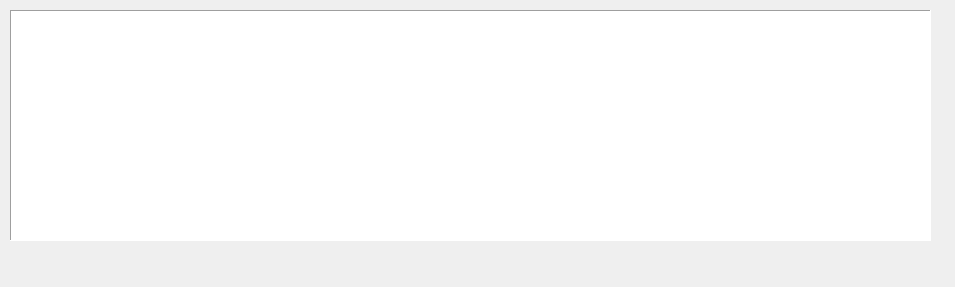
<?xml version="1.0" encoding="UTF-8"?>
<ui version="4.0">
 <class>muzeRaterSummaryWizardPage</class>
 <widget class="QWizardPage" name="muzeRaterSummaryWizardPage">
  <property name="geometry">
   <rect>
    <x>0</x>
    <y>0</y>
    <width>955</width>
    <height>287</height>
   </rect>
  </property>
  <property name="windowTitle">
   <string>WizardPage</string>
  </property>
  <property name="title">
   <string>Summary</string>
  </property>
  <property name="subTitle">
   <string>Check that correct options have been set. Click &quot;Create&quot; to create the report/data or click 'Back' to change any option settings.</string>
  </property>
  <widget class="QTextBrowser" name="summaryTextBrowser">
   <property name="geometry">
    <rect>
     <x>10</x>
     <y>10</y>
     <width>921</width>
     <height>231</height>
    </rect>
   </property>
   <property name="focusPolicy">
    <enum>Qt::ClickFocus</enum>
   </property>
   <property name="frameShape">
    <enum>QFrame::Panel</enum>
   </property>
   <property name="html">
    <string>&lt;!DOCTYPE HTML PUBLIC &quot;-//W3C//DTD HTML 4.0//EN&quot; &quot;http://www.w3.org/TR/REC-html40/strict.dtd&quot;&gt;
&lt;html&gt;&lt;head&gt;&lt;meta name=&quot;qrichtext&quot; content=&quot;1&quot; /&gt;&lt;style type=&quot;text/css&quot;&gt;
p, li { white-space: pre-wrap; }
&lt;/style&gt;&lt;/head&gt;&lt;body style=&quot; font-family:'MS Shell Dlg 2'; font-size:8pt; font-weight:400; font-style:normal;&quot;&gt;
&lt;p style=&quot;-qt-paragraph-type:empty; margin-top:0px; margin-bottom:0px; margin-left:0px; margin-right:0px; -qt-block-indent:0; text-indent:0px;&quot;&gt;&lt;br /&gt;&lt;/p&gt;&lt;/body&gt;&lt;/html&gt;</string>
   </property>
  </widget>
 </widget>
 <resources/>
 <connections/>
</ui>
